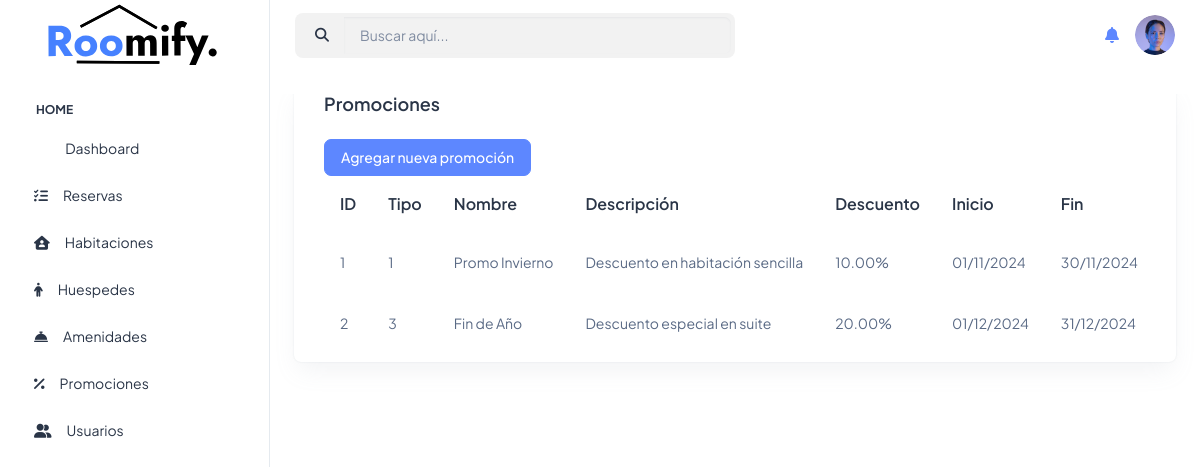
/programas/promo/index.php, run on the app's committed database.
### tables this page shows
CREATE TABLE `promociones` (
  `id_promocion` int(11) NOT NULL,
  `tp_id` int(11) DEFAULT NULL,
  `nombre_promocion` varchar(50) DEFAULT NULL,
  `descripcion` varchar(100) DEFAULT NULL,
  `descuento` float DEFAULT NULL,
  `fecha_incio_promocion` date DEFAULT NULL,
  `fecha_fin_promocion` date DEFAULT NULL
);

### programas/promo/index.php (the view, shortened to what this page needs)
<?php
include("../../conexion.php");
$sentencia = $conexion->prepare("SELECT * FROM promociones");
$sentencia->execute();
$promociones = $sentencia->fetchAll(PDO::FETCH_ASSOC);
?>
<!doctype html>
<html lang="en">
<head>
    <link rel="stylesheet" href="../../assets/css/styles.min.css" />
    <link rel="stylesheet" href="https://cdnjs.cloudflare.com/ajax/libs/font-awesome/6.5.1/css/all.min.css">
</head>
<body>
    <div class="page-wrapper" id="main-wrapper" data-layout="vertical" data-navbarbg="skin6" data-sidebartype="full"
        data-sidebar-position="fixed" data-header-position="fixed">
        <aside class="left-sidebar">
      <div>
        <div class="brand-logo d-flex align-items-center justify-content-center">
          <a href="./index.html" class="text-nowrap logo-img">
            <img src="../../assets/images/logos/roomify-logo.svg" width="180" alt="" />
          </a>
        </div>
        <nav class="sidebar-nav scroll-sidebar" data-simplebar="">
          <ul id="sidebarnav">
            <li class="nav-small-cap">
              <span class="hide-menu">Home</span>
            </li>
            <li class="sidebar-item">
              <a class="sidebar-link" href="../index.html" aria-expanded="false">
                <span>
                  <i class="ti ti-layout-dashboard"></i>
                </span>
                <span class="hide-menu">Dashboard</span>
              </a>
            </li>
            <li class="sidebar-item">
              <a class="sidebar-link" href="../programas/" aria-expanded="false">
                <span>
                  <i class="fa-solid fa-list-check"></i>
                </span>
                <span class="hide-menu">Reservas</span>
              </a>
            </li>
            <li class="sidebar-item">
              <a class="sidebar-link" href="../rooms/index.php" aria-expanded="false">
                <span>
                  <i class="fa-solid fa-house-user"></i>
                </span>
                <span class="hide-menu">Habitaciones</span>
              </a>
            </li>
            <li class="sidebar-item">
              <a class="sidebar-link" href="../huespedes/index.php" aria-expanded="false">
                <span>
                  <i class="fa-solid fa-person"></i>
                </span>
                <span class="hide-menu">Huespedes</span>
              </a>
            </li>
            <li class="sidebar-item">
              <a class="sidebar-link" href="../amenidades.html" aria-expanded="false">
                <span>
                  <i class="fa-solid fa-bell-concierge"></i>
                </span>
                <span class="hide-menu">Amenidades</span>
              </a>
            </li>
            <li class="sidebar-item">
              <a class="sidebar-link" href="../promo/index.php" aria-expanded="false">
                <span>
                  <i class="fa-solid fa-percent"></i>
                </span>
                <span class="hide-menu">Promociones</span>
              </a>
            </li>
            <li class="sidebar-item">
              <a class="sidebar-link" href="../usuarios/index.php" aria-expanded="false">
                <span>
                  <i class="fa-solid fa-user-group"></i>
                </span>
                <span class="hide-menu">Usuarios</span>
              </a>
            </li>
          </ul>
        </nav>
      </div>
    </aside>
        <div class="body-wrapper">
            <header class="app-header">
            <div class="d-flex justify-content-between align-items-center mb-4">
    <div class="search-bar d-flex align-items-center w-50">
        <div class="input-group" style="background-color: #f2f2f2; border-radius: 8px; padding: 4px;">
            <span class="input-group-text bg-transparent border-0">
                <i class="fas fa-search text-dark"></i>
            </span>
            <input type="text" class="form-control border-0 bg-transparent text-dark" placeholder="Buscar aquí...">
        </div>
    </div>
                <nav class="navbar navbar-expand-lg navbar-light">
                    <div class="navbar-collapse justify-content-end px-0" id="navbarNav">
                        <ul class="navbar-nav flex-row ms-auto align-items-center justify-content-end">
        <div class="actions d-flex align-items-center">
            <a href="#" class="me-3">
                <i class="fas fa-bell fs-4"></i>
            </a>
            <a href="#" class="profile-icon">
                <img src="../../assets/images/logos/Ellipse.png" alt="Perfil" class="rounded-circle" width="40">
            </a>
        </div>
    </div>
                    </div>
            </header>
            <div class="container-fluid">
                <div class="container-content">
                    <div class="row">
                        <div class="col-lg-12 d-flex align-items-stretch">
                            <div class="card w-100">
                                <div class="card-body py-2">
                                    <h4 class="card-title fw-semibold mb-4">Promociones</h4>
                                    <div class="table-responsive">
                                        <div class="btn-create">
                                        <a href="./crear.php" class="btn btn-primary text-white">Agregar nueva promoción</a>
                                        </div>
                                        <table class="table text-nowrap mb-0 align-middle">
                                            <thead class="text-dark fs-4">
                                                <tr>
                                                    <th class="border-bottom-0">ID</th>
                                                    <th class="border-bottom-0">Tipo</th>
                                                    <th class="border-bottom-0">Nombre</th>
                                                    <th class="border-bottom-0">Descripción</th>
                                                    <th class="border-bottom-0">Descuento</th>
                                                    <th class="border-bottom-0">Inicio</th>
                                                    <th class="border-bottom-0">Fin</th>
                                                </tr>
                                            </thead>
                                            <tbody>
                                                <?php foreach ($promociones as $promocion) { ?>
                                                    <tr>
                                                        <td class="border-bottom-0"><?php echo $promocion["id_promocion"]; ?></td>
                                                        <td class="border-bottom-0"><?php echo $promocion["tp_id"]; ?></td>
                                                        <td class="border-bottom-0"><?php echo $promocion["nombre_promocion"]; ?></td>
                                                        <td class="border-bottom-0"><?php echo $promocion["descripcion"]; ?></td>
                                                        <td class="border-bottom-0"><?php echo number_format($promocion["descuento"] * 100, 2); ?>%</td>
                                                        <td class="border-bottom-0"><?php echo date("d/m/Y", strtotime($promocion["fecha_incio_promocion"])); ?></td>
                                                        <td class="border-bottom-0"><?php echo date("d/m/Y", strtotime($promocion["fecha_fin_promocion"])); ?></td>
                                                    </tr>
                                                <?php } ?>
                                            </tbody>
                                        </table>
                                    </div>
                                </div>
                            </div>
                        </div>
                    </div>
                </div>
            </div>
        </div>
    </div>
</body>
</html>

### data on the page
promociones: id_promocion "1", tp "1", nombre_promocion "Promo Invierno", descripcion "Descuento en habitación sencilla", $promocion['descuento']*100 "10.00", fecha_incio_promocion "01/11/2024", fecha_fin_promocion "30/11/2024"
promociones: id_promocion "2", tp "3", nombre_promocion "Fin de Año", descripcion "Descuento especial en suite", $promocion['descuento']*100 "20.00", fecha_incio_promocion "01/12/2024", fecha_fin_promocion "31/12/2024"
